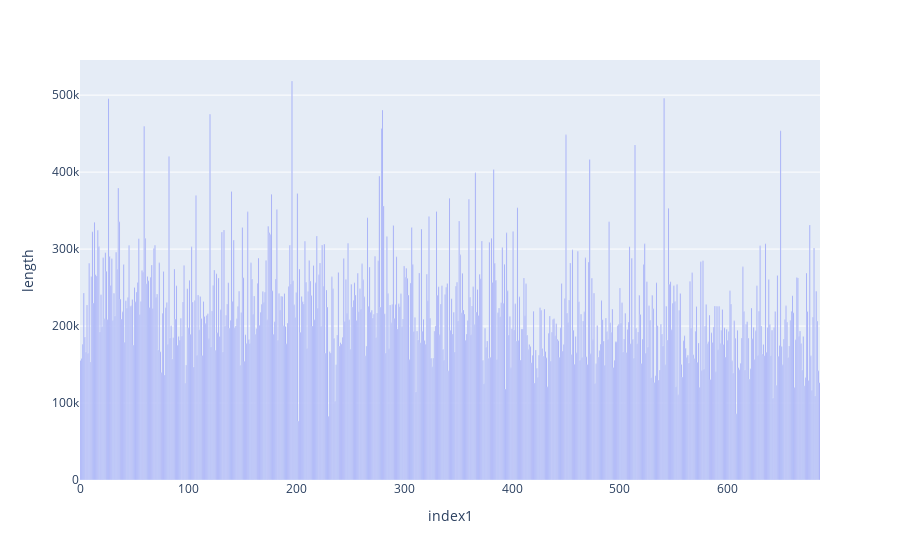

Source (notebook cell):
### Markdown cell above
## Grafik zu Hypothese 2 (Basis ohne Durchschnitt)

### Code cell
fig2 = px.bar(dfsort, x='index1', y="length")
fig2.show()

### Figure 1 — Plotly figure (JSON) as saved in the notebook; plotly's stock layout.template omitted (floating-point values rounded to 4 significant figures; data arrays with more than 128 entries replaced by an {"elided": "..."} marker saying what was removed)
{"data": [{"alignmentgroup": "True", "hovertemplate": "index1=%{x}<br>length=%{y}<extra></extra>", "legendgroup": "", "marker": {"color": "#636efa", "pattern": {"shape": ""}}, "name": "", "offsetgroup": "", "orientation": "v", "showlegend": false, "textposition": "auto", "type": "bar", "x": {"elided": "686 int values"}, "xaxis": "x", "y": {"elided": "686 int values"}, "yaxis": "y"}], "layout": {"barmode": "relative", "legend": {"tracegroupgap": 0}, "margin": {"t": 60}, "xaxis": {"anchor": "y", "domain": [0, 1], "title": {"text": "index1"}}, "yaxis": {"anchor": "x", "domain": [0, 1], "title": {"text": "length"}}}}
